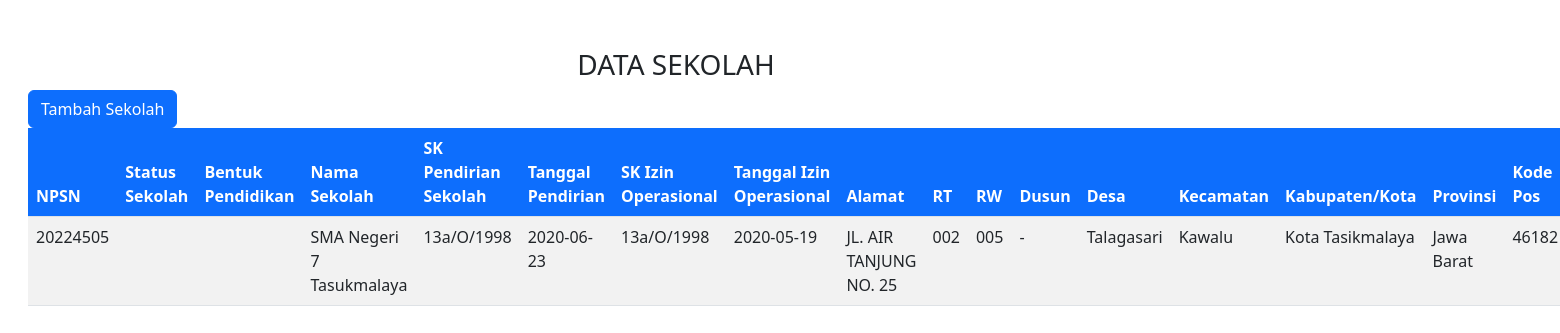
The page / on the database its author committed.
### tables this page shows
CREATE TABLE `t_sekolah` (
  `npsn` varchar(8) NOT NULL,
  `status` enum('negeri','swasta') NOT NULL,
  `bentuk_pendidikan` enum('tk','sd','smp','sma','smk') NOT NULL,
  `nama_sekolah` varchar(50) NOT NULL,
  `sk_pendirian` varchar(20) NOT NULL,
  `tgl_pendirian` date NOT NULL,
  `sk_izin_operasional` varchar(20) NOT NULL,
  `tgl_izin_operasional` date NOT NULL,
  `alamat` varchar(100) NOT NULL,
  `rt` varchar(3) NOT NULL,
  `rw` varchar(3) NOT NULL,
  `dusun` varchar(50) NOT NULL,
  `desa` varchar(50) NOT NULL,
  `kecamatan` varchar(50) NOT NULL,
  `kabupaten_kota` varchar(50) NOT NULL,
  `provinsi` varchar(50) NOT NULL,
  `kode_pos` varchar(8) NOT NULL
);

### index.php (the view, shortened to what this page needs)
<!DOCTYPE html>
<html lang="en">
<head>
    <link href="https://cdn.jsdelivr.net/npm/bootstrap@5.2.2/dist/css/bootstrap.min.css" rel="stylesheet">
</head>
<body>
    <div class="container m-3">
        <h3 class="mx-auto text-center mt-5">DATA SEKOLAH</h3>
        <a class="btn btn-primary" href="/uts/add.php" role="button">Tambah Sekolah</a>
        <br>
        <table class="table table-striped table-hover">
            <thead>
                <tr class="bg-primary text-white">
                    <th>NPSN</th>
                    <th>Status Sekolah</th>
                    <th>Bentuk Pendidikan</th>
                    <th>Nama Sekolah</th>
                    <th>SK Pendirian Sekolah</th>
                    <th>Tanggal Pendirian</th>
                    <th>SK Izin Operasional</th>
                    <th>Tanggal Izin Operasional</th>
                    <th>Alamat</th>
                    <th>RT</th>
                    <th>RW</th>
                    <th>Dusun</th>
                    <th>Desa</th>
                    <th>Kecamatan</th>
                    <th>Kabupaten/Kota</th>
                    <th>Provinsi</th>
                    <th>Kode Pos</th>
                </tr>
            </thead>
            <tbody>
            <?php
            $server   = "localhost";
            $user     = "root";
            $password = "";
            $db       = "db_sekolah";
            $connect  = new mysqli($server, $user, $password, $db);
            $sql    = "SELECT * FROM t_sekolah";
            $result = $connect->query($sql);
            while($row = $result->fetch_assoc()){
                echo"
                <tr>
                    <td>$row[npsn]</td>
                    <td>$row[status]</td>
                    <td>$row[bentuk_pendidikan]</td>
                    <td>$row[nama_sekolah]</td>
                    <td>$row[sk_pendirian]</td>
                    <td>$row[tgl_pendirian]</td>
                    <td>$row[sk_izin_operasional]</td>
                    <td>$row[tgl_izin_operasional]</td>
                    <td>$row[alamat]</td>
                    <td>$row[rt]</td>
                    <td>$row[rw]</td>
                    <td>$row[dusun]</td>
                    <td>$row[desa]</td>
                    <td>$row[kecamatan]</td>
                    <td>$row[kabupaten_kota]</td>
                    <td>$row[provinsi]</td>
                    <td>$row[kode_pos]</td>
                        <a class='btn btn-primary btn-sm' href='/uts/coba.php?npsn=$row[npsn]'>Edit</a>
                        <a class='btn btn-dark btn-sm' href='/uts/delete.php?npsn=$row[npsn]'>Delete</a>
              </tr>
                ";
            }
            ?>
            </tbody>
        </table>
    </div>
</body>
</html>

### rows shown on the page
t_sekolah: npsn "20224505", nama_sekolah "SMA Negeri 7 Tasukmalaya", sk_pendirian "13a/O/1998", tgl_pendirian "2020-06-23", sk_izin_operasional "13a/O/1998", tgl_izin_operasional "2020-05-19", alamat "JL. AIR TANJUNG NO. 25", rt "002", rw "005", dusun "-", desa "Talagasari", kecamatan "Kawalu", kabupaten_kota "Kota Tasikmalaya", provinsi "Jawa Barat", kode_pos "46182"
